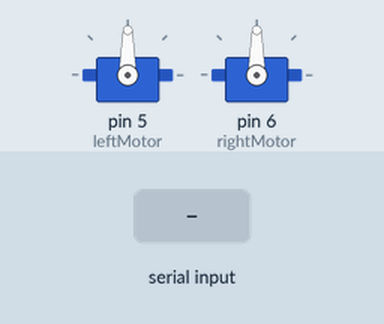
This sketch was run on a simulated Arduino Mega 2560, built with avr-gcc and run on an emulated ATmega2560. On the bench: 2 × servo. The inputs (shaded band) are chosen by the test bench. What the sketch prints to the serial monitor is not drawn.

Above: at 1.2 s.
1.3 s: "S90\n" received over the second serial link
At 2.9 s:
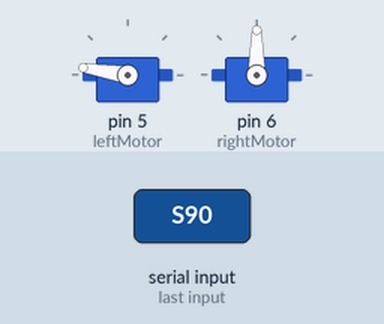
3.8 s: "S;45\n" received over the second serial link
At 6.0 s:
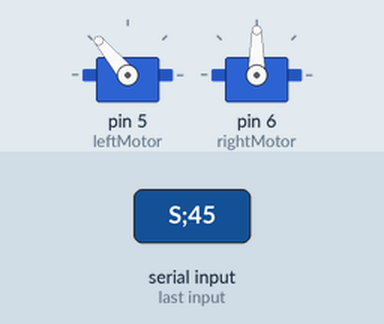
6.3 s: "S" received over the second serial link
At 8.7 s:
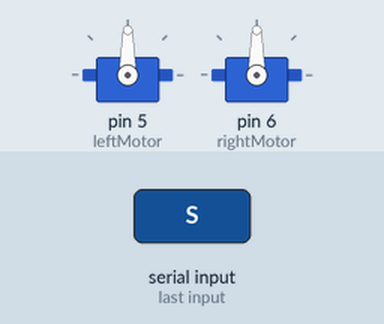
Timing chart, 0 to 10.2 s (numbered marks = the images above; inputs shaded):
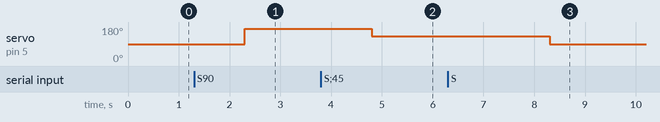

The sketch:

tank-drive-teleop.ino
```cpp
/*

XBee Serial Communication Test

*/

#include <Servo.h>

Servo leftMotor;
Servo rightMotor;

int leftSpeed;
int rightSpeed;

void setup () {
  Serial.begin(115200);
  Serial1.begin(115200);

  Serial.println("Robot Debug");
  Serial1.println("Robot Ready...");

  leftMotor.attach(5);
  rightMotor.attach(6);

  leftSpeed = 0;
  rightSpeed = 0;
}

void moveMotors() {
 leftMotor.write(map(leftSpeed, -100, 100, 0, 180));
 rightMotor.write(map(rightSpeed, -100, 100, 0, 180));
}

void loop () {
  char character = Serial1.read();
  //if (character != -1) Serial.write(character);
  if (character == 'S') {
    Serial1.read();
    Serial.print("Left Speed : ");
    leftSpeed = Serial1.parseInt();
    Serial.print(leftSpeed);
    Serial1.read();
    Serial.print("      Right Speed : ");
    rightSpeed = Serial1.parseInt();
    Serial.println(rightSpeed);
    Serial1.read();

    moveMotors();
  }

  if (character == ';') {
    //Serial.print("   end character\n\r");
    Serial1.write("\n\r");
  }


}
```

Measured:
- after the input at 1.3 s, servo on pin 5 (leftMotor): 90° → 171° after 1.0 s
- after the input at 3.8 s, servo on pin 5 (leftMotor): 171° → 130° after 1.0 s
- after the input at 6.3 s, servo on pin 5 (leftMotor): 130° → 90° after 2.0 s
